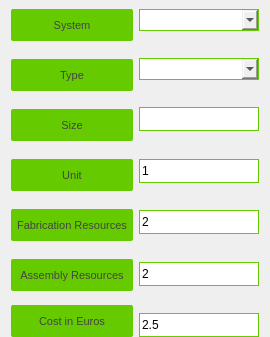
                      <widget class="QWidget" name="widget_5" native="true">
                       <property name="styleSheet">
                        <string notr="true">QWidget{


}
QLabel{
border:none;
background-color:#65ca00;
color:#444;
border-radius:2px;

min-width:80px;
min-height:20px;
padding:6px;

}
QComboBox{
border-radius:0px;
border:1px solid #65ca00;
min-height:20px;
}
QLineEdit{
border:1px solid #65ca00;
min-height:22px;

}</string>
                       </property>
                       <layout class="QGridLayout" name="gridLayout_7" columnstretch="1,0">
                        <property name="topMargin">
                         <number>9</number>
                        </property>
                        <property name="bottomMargin">
                         <number>0</number>
                        </property>
                        <item row="0" column="0">
                         <layout class="QVBoxLayout" name="verticalLayout_5">
                          <property name="spacing">
                           <number>1</number>
                          </property>
                          <item>
                           <widget class="QLabel" name="label_15">
                            <property name="sizePolicy">
                             <sizepolicy hsizetype="Preferred" vsizetype="Expanding">
                              <horstretch>0</horstretch>
                              <verstretch>0</verstretch>
                             </sizepolicy>
                            </property>
                            <property name="minimumSize">
                             <size>
                              <width>92</width>
                              <height>32</height>
                             </size>
                            </property>
                            <property name="font">
                             <font>
                              <pointsize>8</pointsize>
                             </font>
                            </property>
                            <property name="text">
                             <string>System</string>
                            </property>
                            <property name="alignment">
                             <set>Qt::AlignCenter</set>
                            </property>
                           </widget>
                          </item>
                          <item>
                           <spacer name="verticalSpacer_6">
                            <property name="orientation">
                             <enum>Qt::Vertical</enum>
                            </property>
                            <property name="sizeHint" stdset="0">
                             <size>
                              <width>20</width>
                              <height>17</height>
                             </size>
                            </property>
                           </spacer>
                          </item>
                          <item>
                           <widget class="QLabel" name="label_16">
                            <property name="sizePolicy">
                             <sizepolicy hsizetype="Preferred" vsizetype="Expanding">
                              <horstretch>0</horstretch>
                              <verstretch>0</verstretch>
                             </sizepolicy>
                            </property>
                            <property name="minimumSize">
                             <size>
                              <width>92</width>
                              <height>32</height>
                             </size>
                            </property>
                            <property name="font">
                             <font>
                              <pointsize>8</pointsize>
                             </font>
                            </property>
                            <property name="text">
                             <string>Type</string>
                            </property>
                            <property name="alignment">
                             <set>Qt::AlignCenter</set>
                            </property>
                           </widget>
                          </item>
                          <item>
                           <spacer name="verticalSpacer_5">
                            <property name="orientation">
                             <enum>Qt::Vertical</enum>
                            </property>
                            <property name="sizeHint" stdset="0">
                             <size>
                              <width>20</width>
                              <height>17</height>
                             </size>
                            </property>
                           </spacer>
                          </item>
                          <item>
                           <widget class="QLabel" name="label_17">
                            <property name="sizePolicy">
                             <sizepolicy hsizetype="Preferred" vsizetype="Expanding">
                              <horstretch>0</horstretch>
                              <verstretch>0</verstretch>
                             </sizepolicy>
                            </property>
                            <property name="minimumSize">
                             <size>
                              <width>92</width>
                              <height>32</height>
                             </size>
                            </property>
                            <property name="font">
                             <font>
                              <pointsize>8</pointsize>
                             </font>
                            </property>
                            <property name="text">
                             <string>Size</string>
                            </property>
                            <property name="alignment">
                             <set>Qt::AlignCenter</set>
                            </property>
                           </widget>
                          </item>
                          <item>
                           <spacer name="verticalSpacer_7">
                            <property name="orientation">
                             <enum>Qt::Vertical</enum>
                            </property>
                            <property name="sizeHint" stdset="0">
                             <size>
                              <width>20</width>
                              <height>17</height>
                             </size>
                            </property>
                           </spacer>
                          </item>
                          <item>
                           <widget class="QLabel" name="label_18">
                            <property name="sizePolicy">
                             <sizepolicy hsizetype="Preferred" vsizetype="Expanding">
                              <horstretch>0</horstretch>
                              <verstretch>0</verstretch>
                             </sizepolicy>
                            </property>
                            <property name="minimumSize">
                             <size>
                              <width>92</width>
                              <height>32</height>
                             </size>
                            </property>
                            <property name="font">
                             <font>
                              <pointsize>8</pointsize>
                             </font>
                            </property>
                            <property name="text">
                             <string>Unit</string>
                            </property>
                            <property name="alignment">
                             <set>Qt::AlignCenter</set>
                            </property>
                           </widget>
                          </item>
                          <item>
                           <spacer name="verticalSpacer_4">
                            <property name="orientation">
                             <enum>Qt::Vertical</enum>
                            </property>
                            <property name="sizeHint" stdset="0">
                             <size>
                              <width>20</width>
                              <height>17</height>
                             </size>
                            </property>
                           </spacer>
                          </item>
                          <item>
                           <widget class="QLabel" name="label_19">
                            <property name="sizePolicy">
                             <sizepolicy hsizetype="Preferred" vsizetype="Expanding">
                              <horstretch>0</horstretch>
                              <verstretch>0</verstretch>
                             </sizepolicy>
                            </property>
                            <property name="minimumSize">
                             <size>
                              <width>92</width>
                              <height>32</height>
                             </size>
                            </property>
                            <property name="font">
                             <font>
                              <pointsize>8</pointsize>
                             </font>
                            </property>
                            <property name="text">
                             <string>Fabrication Resources</string>
                            </property>
                            <property name="alignment">
                             <set>Qt::AlignCenter</set>
                            </property>
                           </widget>
                          </item>
                          <item>
                           <spacer name="verticalSpacer_3">
                            <property name="orientation">
                             <enum>Qt::Vertical</enum>
                            </property>
                            <property name="sizeHint" stdset="0">
                             <size>
                              <width>20</width>
                              <height>17</height>
                             </size>
                            </property>
                           </spacer>
                          </item>
                          <item>
                           <widget class="QLabel" name="label_20">
                            <property name="sizePolicy">
                             <sizepolicy hsizetype="Preferred" vsizetype="Expanding">
                              <horstretch>0</horstretch>
                              <verstretch>0</verstretch>
                             </sizepolicy>
                            </property>
                            <property name="minimumSize">
                             <size>
                              <width>92</width>
                              <height>32</height>
                             </size>
                            </property>
                            <property name="font">
                             <font>
                              <pointsize>8</pointsize>
                             </font>
                            </property>
                            <property name="text">
                             <string>Assembly Resources</string>
                            </property>
                            <property name="alignment">
                             <set>Qt::AlignCenter</set>
                            </property>
                           </widget>
                          </item>
                          <item>
                           <spacer name="verticalSpacer_15">
                            <property name="orientation">
                             <enum>Qt::Vertical</enum>
                            </property>
                            <property name="sizeHint" stdset="0">
                             <size>
                              <width>117</width>
                              <height>13</height>
                             </size>
                            </property>
                           </spacer>
                          </item>
                          <item>
                           <widget class="QLabel" name="label_22">
                            <property name="sizePolicy">
                             <sizepolicy hsizetype="Preferred" vsizetype="Expanding">
                              <horstretch>0</horstretch>
                              <verstretch>0</verstretch>
                             </sizepolicy>
                            </property>
                            <property name="minimumSize">
                             <size>
                              <width>92</width>
                              <height>32</height>
                             </size>
                            </property>
                            <property name="font">
                             <font>
                              <pointsize>8</pointsize>
                             </font>
                            </property>
                            <property name="text">
                             <string>Cost in Euros</string>
                            </property>
                            <property name="alignment">
                             <set>Qt::AlignCenter</set>
                            </property>
                           </widget>
                          </item>
                         </layout>
                        </item>
                        <item row="0" column="1">
                         <layout class="QVBoxLayout" name="verticalLayout_6">
                          <item>
                           <widget class="QComboBox" name="system_combo">
                            <property name="sizePolicy">
                             <sizepolicy hsizetype="Expanding" vsizetype="Expanding">
                              <horstretch>0</horstretch>
                              <verstretch>0</verstretch>
                             </sizepolicy>
                            </property>
                            <property name="minimumSize">
                             <size>
                              <width>120</width>
                              <height>22</height>
                             </size>
                            </property>
                           </widget>
                          </item>
                          <item>
                           <spacer name="verticalSpacer_12">
                            <property name="orientation">
                             <enum>Qt::Vertical</enum>
                            </property>
                            <property name="sizeHint" stdset="0">
                             <size>
                              <width>117</width>
                              <height>13</height>
                             </size>
                            </property>
                           </spacer>
                          </item>
                          <item>
                           <widget class="QComboBox" name="type_combo">
                            <property name="sizePolicy">
                             <sizepolicy hsizetype="Preferred" vsizetype="Expanding">
                              <horstretch>0</horstretch>
                              <verstretch>0</verstretch>
                             </sizepolicy>
                            </property>
                            <property name="minimumSize">
                             <size>
                              <width>120</width>
                              <height>22</height>
                             </size>
                            </property>
                           </widget>
                          </item>
                          <item>
                           <spacer name="verticalSpacer_11">
                            <property name="orientation">
                             <enum>Qt::Vertical</enum>
                            </property>
                            <property name="sizeHint" stdset="0">
                             <size>
                              <width>117</width>
                              <height>13</height>
                             </size>
                            </property>
                           </spacer>
                          </item>
                          <item>
                           <widget class="QLineEdit" name="size_le">
                            <property name="sizePolicy">
                             <sizepolicy hsizetype="Expanding" vsizetype="Expanding">
                              <horstretch>0</horstretch>
                              <verstretch>0</verstretch>
                             </sizepolicy>
                            </property>
                            <property name="minimumSize">
                             <size>
                              <width>120</width>
                              <height>24</height>
                             </size>
                            </property>
                           </widget>
                          </item>
                          <item>
                           <spacer name="verticalSpacer_10">
                            <property name="orientation">
                             <enum>Qt::Vertical</enum>
                            </property>
                            <property name="sizeHint" stdset="0">
                             <size>
                              <width>117</width>
                              <height>13</height>
                             </size>
                            </property>
                           </spacer>
                          </item>
                          <item>
                           <widget class="QLineEdit" name="unit_le">
                            <property name="sizePolicy">
                             <sizepolicy hsizetype="Expanding" vsizetype="Expanding">
                              <horstretch>0</horstretch>
                              <verstretch>0</verstretch>
                             </sizepolicy>
                            </property>
                            <property name="minimumSize">
                             <size>
                              <width>120</width>
                              <height>24</height>
                             </size>
                            </property>
                            <property name="text">
                             <string>1</string>
                            </property>
                           </widget>
                          </item>
                          <item>
                           <spacer name="verticalSpacer_9">
                            <property name="orientation">
                             <enum>Qt::Vertical</enum>
                            </property>
                            <property name="sizeHint" stdset="0">
                             <size>
                              <width>117</width>
                              <height>13</height>
                             </size>
                            </property>
                           </spacer>
                          </item>
                          <item>
                           <widget class="QLineEdit" name="fab_res_le">
                            <property name="sizePolicy">
                             <sizepolicy hsizetype="Expanding" vsizetype="Expanding">
                              <horstretch>0</horstretch>
                              <verstretch>0</verstretch>
                             </sizepolicy>
                            </property>
                            <property name="minimumSize">
                             <size>
                              <width>120</width>
                              <height>24</height>
                             </size>
                            </property>
                            <property name="text">
                             <string>2</string>
                            </property>
                           </widget>
                          </item>
                          <item>
                           <spacer name="verticalSpacer_8">
                            <property name="orientation">
                             <enum>Qt::Vertical</enum>
                            </property>
                            <property name="sizeHint" stdset="0">
                             <size>
                              <width>117</width>
                              <height>13</height>
                             </size>
                            </property>
                           </spacer>
                          </item>
                          <item>
                           <widget class="QLineEdit" name="assmb_res_le">
                            <property name="sizePolicy">
                             <sizepolicy hsizetype="Expanding" vsizetype="Expanding">
                              <horstretch>0</horstretch>
                              <verstretch>0</verstretch>
                             </sizepolicy>
                            </property>
                            <property name="minimumSize">
                             <size>
                              <width>120</width>
                              <height>24</height>
                             </size>
                            </property>
                            <property name="text">
                             <string>2</string>
                            </property>
                           </widget>
                          </item>
                          <item>
                           <spacer name="verticalSpacer_13">
                            <property name="orientation">
                             <enum>Qt::Vertical</enum>
                            </property>
                            <property name="sizeHint" stdset="0">
                             <size>
                              <width>117</width>
                              <height>13</height>
                             </size>
                            </property>
                           </spacer>
                          </item>
                          <item>
                           <widget class="QLineEdit" name="cost_le">
                            <property name="sizePolicy">
                             <sizepolicy hsizetype="Expanding" vsizetype="Expanding">
                              <horstretch>0</horstretch>
                              <verstretch>0</verstretch>
                             </sizepolicy>
                            </property>
                            <property name="minimumSize">
                             <size>
                              <width>120</width>
                              <height>24</height>
                             </size>
                            </property>
                            <property name="text">
                             <string>2.5</string>
                            </property>
                           </widget>
                          </item>
                         </layout>
                        </item>
                       </layout>
                      </widget>
